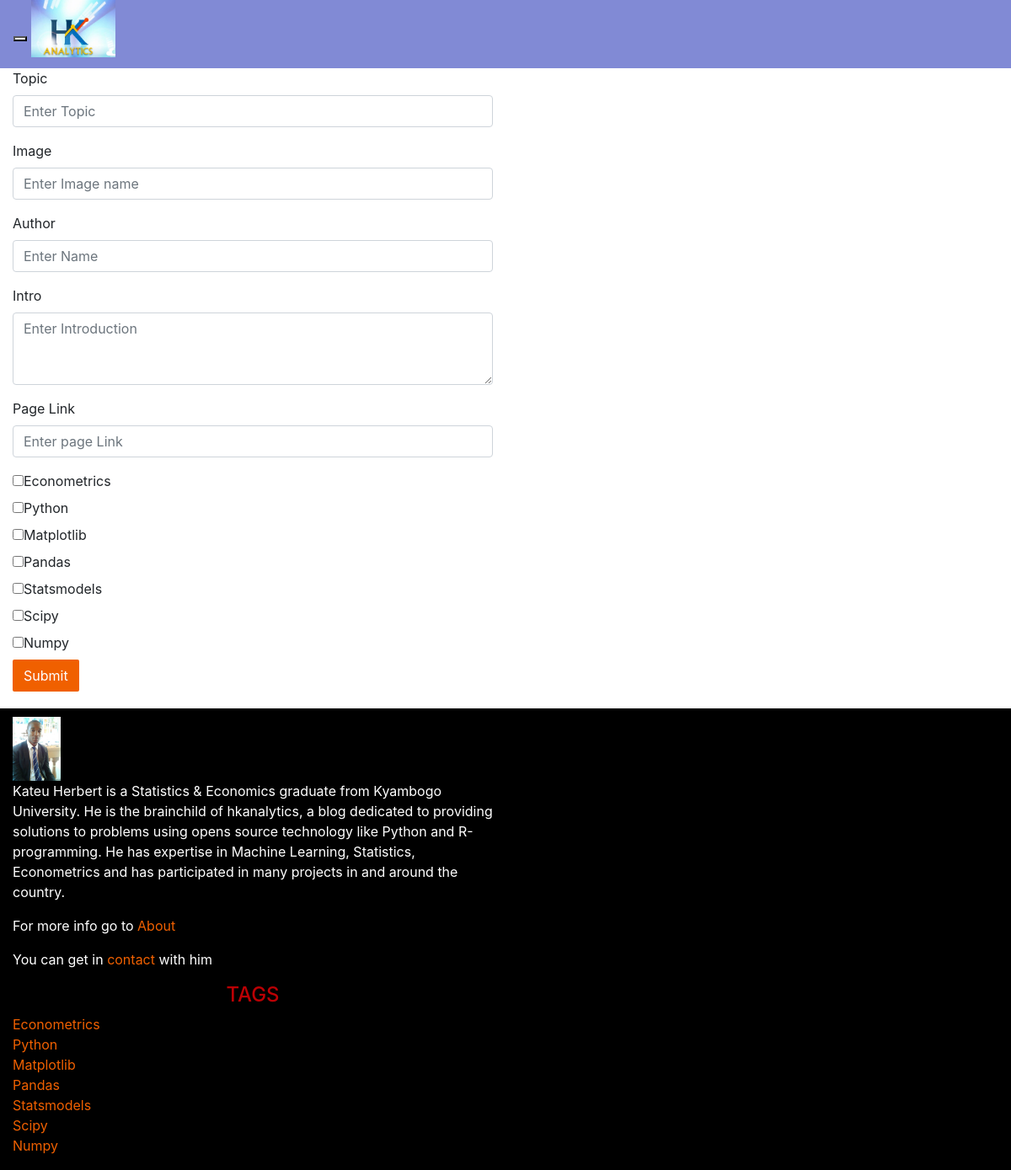
The app's page /admin.php with its own data.
### tables this page shows
CREATE TABLE `tags` (
  `id` int(10) unsigned NOT NULL AUTO_INCREMENT,
  `name` varchar(255) DEFAULT NULL,
  PRIMARY KEY (`id`)
);

### admin.php (the view, shortened to what this page needs)
<!DOCTYPE html>
<html>
<head>
<link href="bootstrap/css/bootstrap.css" rel="stylesheet">
<link href="css/docs.css?<?php echo date('l jS \of F Y h:i:s A'); ?>" rel="stylesheet">
</head>
<nav class="navbar navbar-inverse" role="navigation" style="border-radius:0px;">
<div class="navbar-header">
<button type="button" class="navbar-toggle" data-toggle="collapse" data-target="#example-navbar-collapse">
</button>
<a class="navbar-brand" rel="home" href="#" title="hkanalystics">
        <img style="max-width:100px; margin-top: -16px; z-index:4; position:relative;"
             src="img/logo.jpg">
    </a>
</div>
</nav>
<div class="col-md-6" style="margin-bottom:20px;">
<form action="admin.php" method="post">
  <div class="form-group">
    <label for="Topic">Topic</label>
    <input name="topic" type="text" class="form-control" id="topic" placeholder="Enter Topic">
  </div>
<div class="form-group">
<label for="Img">Image</label>
<input name="postimg" type="text" class="form-control" id="postimg" placeholder="Enter Image name">
</div>
  <div class="form-group">
    <label for="Author">Author</label>
    <input name="author" type="text" class="form-control" id="author" placeholder="Enter Name">
  </div>
<div class="form-group">
    <label for="Intro">Intro</label>
    <textarea class="form-control" name="intro" id="intro" placeholder="Enter Introduction" rows="3" cols = "80"></textarea>
  </div>
<div class="form-group">
    <label for="Page">Page Link</label>
    <input type="text" class="form-control" name="page" id="page" placeholder="Enter page Link">
  </div>
  <div class="checkbox">
<?php
$servername = "localhost";
$username = "hkanalyt_user";
$password = "mysqlblogpass2017";
$dbname = "hkanalyt_blog";
$conn = mysqli_connect($servername, $username, $password, $dbname);
$sql = "SELECT * FROM tags";
$result = mysqli_query($conn, $sql);
if(mysqli_num_rows($result) > 0){
while($row = mysqli_fetch_assoc($result)){
echo "<label>
      <input type='checkbox' name=tags[] value='" . $row['id'] . "'>" . $row['name'] . "
    </label> </br>";
}
}else{
echo "0 results";
}
?>
  </div>
  <button type="submit" class="btn">Submit</button>
</form>
</div>
<div class="col-md-12 col-sm-12 col-xs-12" style="height:auto; background-color:black; color:white;  padding:0px;">
<div class="col-md-6" style="padding:10:px;">
<img src="profile.jpg" style="height:10%; width:10%; margin-top:10px;" class="img-rounded">
<p>Kateu Herbert is a Statistics & Economics graduate from Kyambogo University. He is the brainchild of hkanalytics, a blog dedicated to providing solutions to problems using opens source technology like Python and R-programming. He has expertise in Machine Learning, Statistics, Econometrics and has participated in many projects in and around the country.</p>
<p>For more info go to <a href="about.php">About</a></p>
<p>You can get in <a href="contact.php">contact</a> with him</p>
</div>
<div class="col-md-6" style="height:auto; padding:0px;">
<div class="col-md-12"><center><h4>TAGS</h4></center></div>
<div class="col-md-6 col-sm-6 col-xs-6" id="foottags" style="height:auto;">
<ul style="list-style:none; padding:0px;">
<li><a href="index.php?tag=1">Econometrics</a></li>
<li><a href="index.php?tag=2">Python</a></li>
<li><a href="index.php?tag=3">Matplotlib</a></li>
<li><a href="index.php?tag=4">Pandas</a></li>
<li><a href="index.php?tag=5">Statsmodels</a></li>
<li><a href="index.php?tag=6">Scipy</a></li>
<li><a href="index.php?tag=7">Numpy</a></li>
</ul>
</div>
</div>
</div>
</html>

### records on screen
tags: name "Econometrics"
tags: name "Python"
tags: name "Matplotlib"
tags: name "Pandas"
tags: name "Statsmodels"
tags: name "Scipy"
tags: name "Numpy"
